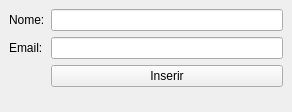
<?xml version="1.0" encoding="UTF-8"?>
<ui version="4.0">
 <class>Janela</class>
 <widget class="QMainWindow" name="Janela">
  <property name="geometry">
   <rect>
    <x>0</x>
    <y>0</y>
    <width>292</width>
    <height>112</height>
   </rect>
  </property>
  <property name="windowTitle">
   <string>Cadastro de Pessoas</string>
  </property>
  <widget class="QWidget" name="centralwidget">
   <layout class="QFormLayout" name="formLayout">
    <item row="0" column="0">
     <widget class="QLabel" name="label_nome">
      <property name="text">
       <string>Nome:</string>
      </property>
     </widget>
    </item>
    <item row="2" column="0">
     <widget class="QLabel" name="label_email">
      <property name="text">
       <string>Email:</string>
      </property>
     </widget>
    </item>
    <item row="0" column="1">
     <widget class="QLineEdit" name="lineEdit_nome"/>
    </item>
    <item row="2" column="1">
     <widget class="QLineEdit" name="lineEdit_email"/>
    </item>
    <item row="4" column="1">
     <widget class="QPushButton" name="pushButton_inserir">
      <property name="text">
       <string>Inserir</string>
      </property>
     </widget>
    </item>
   </layout>
  </widget>
 </widget>
 <resources/>
 <connections/>
</ui>
